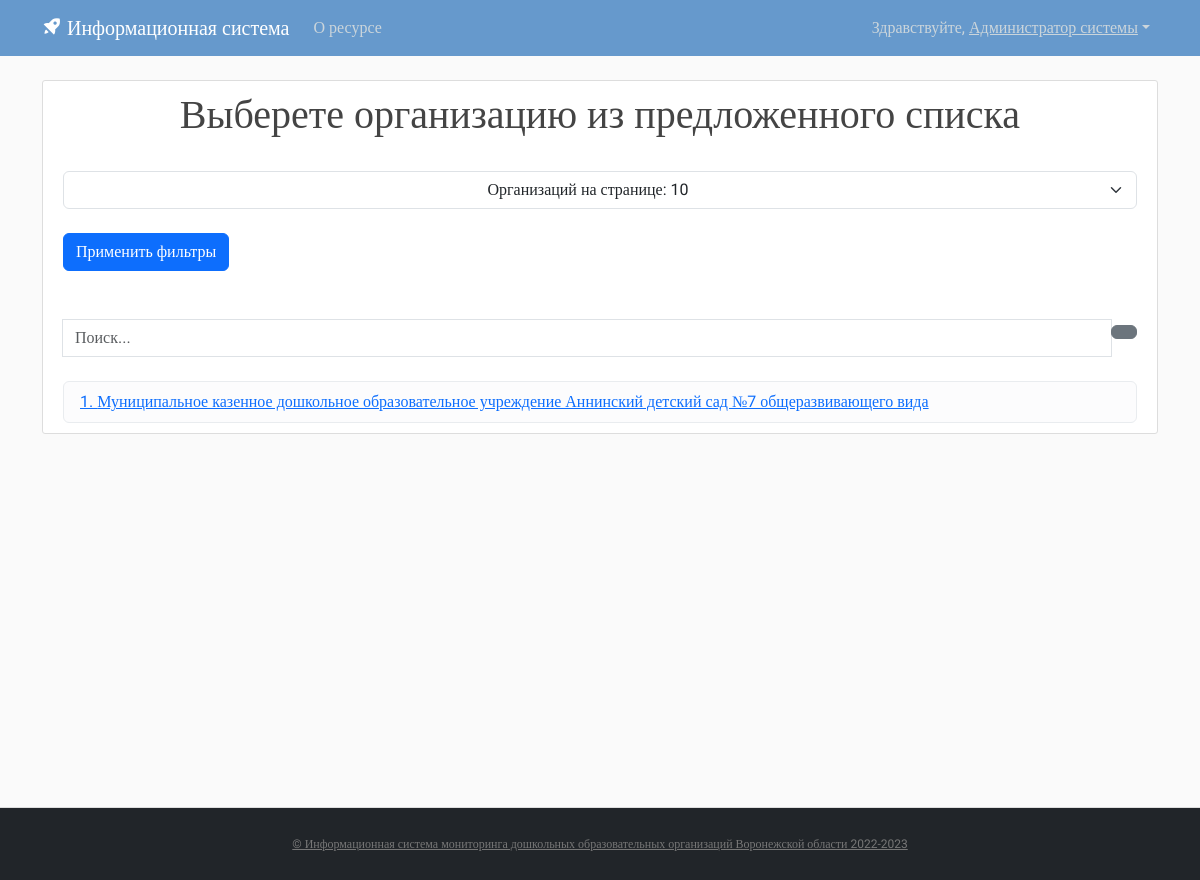
Page /lk/ (signed in) on the earlier database version.
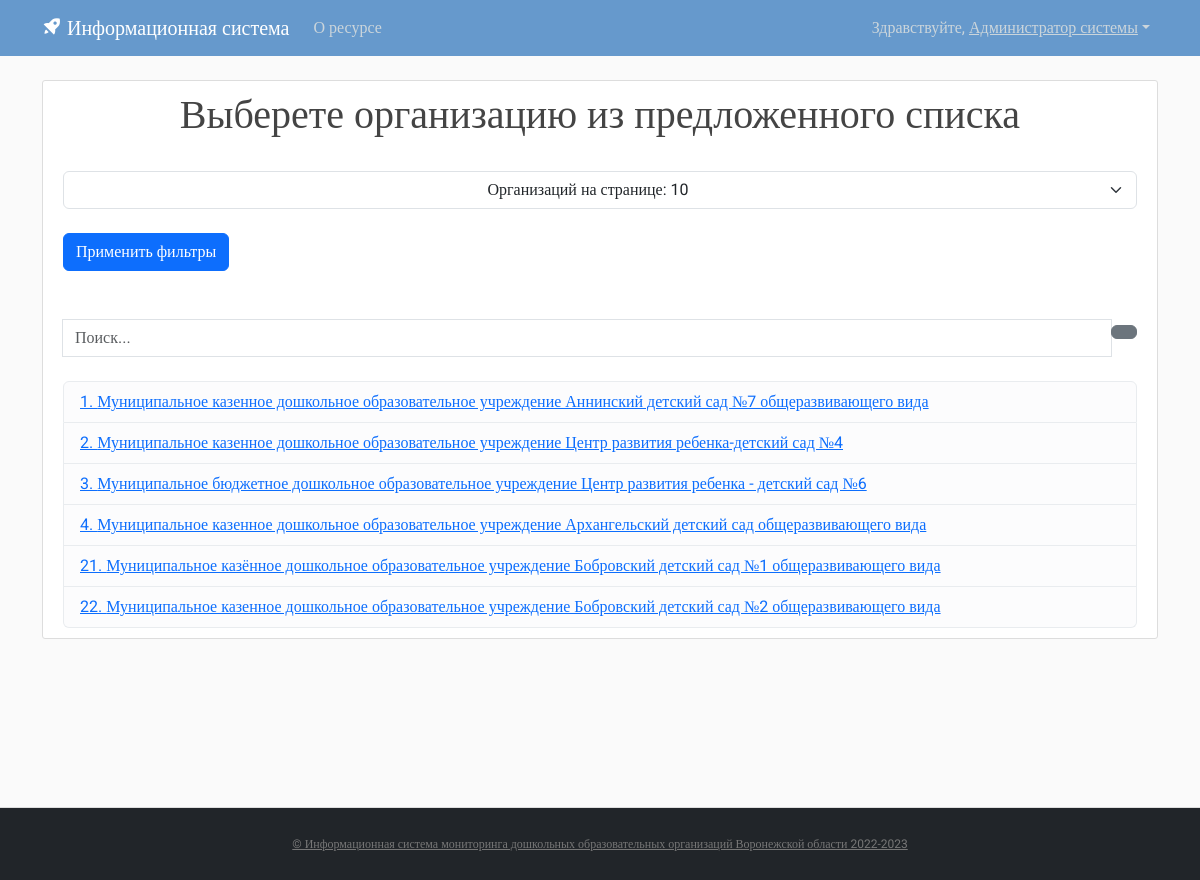
Same page on the later database version.
### myapp/models.py (models this page shows, shortened)
class BuildDocs(models.Model):
    user = models.ForeignKey(User, on_delete=models.CASCADE, verbose_name='Пользователь')
    build = models.ForeignKey(Builds, on_delete=models.CASCADE, verbose_name='Организация')
    def __str__(self):
        return self.build.name
    class Meta:
        verbose_name_plural = 'Права доступа пользователей к организациям'
        verbose_name = 'право доступа'

class Builds(models.Model):
    id_reg = models.ForeignKey(Regions, on_delete=models.CASCADE, verbose_name='Регион')
    name = models.TextField(max_length=300, verbose_name='Наименование оганизации')
    adres = models.TextField(max_length=300, blank=True, verbose_name='Юридический адрес')
    logo = models.ImageField(blank=True, verbose_name='Логотип', upload_to='images/')
    FIO = models.CharField(max_length=300, blank=True, verbose_name='ФИО руководителя')
    telephone = models.CharField(max_length=300, blank=True, null=True, verbose_name='Телефон')
    email = models.CharField(max_length=300, blank=True, null=True, verbose_name='Адрес электронной почты')
    site = models.CharField(max_length=300, blank=True, null=True, verbose_name='Адрес сайта организации')
    workers = models.IntegerField(blank=True, null=True, verbose_name='Количество педогогических работников')
    students = models.IntegerField(blank=True, null=True, verbose_name='Количество учеников')
    link = models.FileField(upload_to='docs/', verbose_name='Документ', default='docs/default/template.xlsx')
    class Meta:
        verbose_name_plural = 'Организации Воронежской области'
        verbose_name = 'Организацию'

### myapp/views.py (the view, shortened to what this page needs)
# urls.py: path('lk/', views.lk, name='lk'),
@login_required
def lk(request):
    query = request.GET.get('q')
    if query is None:
        query = ""
    if request.user.username == 'admin':
        if query is None:
            buildsuser = BuildDocs.objects.select_related('build').all().order_by('build_id')
        else:
            buildsuser = BuildDocs.objects.select_related('build').filter(
                Q(build__id__icontains=query) | Q(build__name__icontains=query)
            ).order_by('build_id')
    v_data = [
        5,
        10,
        15,
        20,
        25,
        30,
        35,
        40,
        45,
        50
    ]
    default_page = 1
    page = request.GET.get('page', default_page)
    v = request.GET.get('v')
    if (v is None) or (v == ''):
        v = 10
    else:
        v = int(v)
    items_per_page = v
    paginator = Paginator(buildsuser, items_per_page)
    try:
        items_page = paginator.page(page)
    except PageNotAnInteger:
        items_page = paginator.page(default_page)
    except EmptyPage:
        items_page = paginator.page(paginator.num_pages)
    context = {'builds': buildsuser, 'query': query, "items_page": items_page, 'v': v, 'v_data': v_data}
    return render(request, 'blog/lk.html', context)

### myapp/templates/blog/lk.html (shortened to what this page needs)
{% extends "blog/baselk.html" %}
{% load static %}
{% load bootstrap_icons %}
{% block content %}
<article class="media content-section">
    <div class="media-body">
        <h1 align="center">Выберете организацию из предложенного списка</h1><br>
        <form action="{% url 'lk' %}" method="get">
            <select class="form-select" name="v" style="text-align: center;">
                {% for vs in v_data %}
                    {% if vs == v %}
                        <option value="{{vs}}" selected>Организаций на странице: {{vs}}</option>
                    {% else %}
                        <option value="{{vs}}">Организаций на странице: {{vs}}</option>
                    {% endif %}
                {%endfor%}
            </select>
            <br>
            <div class="input-group-append">
                <button type="submit" class="btn btn-primary">Применить фильтры</button>
            </div>
            <br><br>
            <div class="input-group">
                <input name="q" type="text" placeholder="Поиск..." class="form-control" id="search" value = {{query}}>
                <div class="input-group-append">
                    <button type="submit" class="btn btn-secondary"></button>
                </div>
            </div>
</form>
        <br>
{% if items_page %}
        <ul class="list-group">
    {% for item in items_page %}
                <li class="list-group-item list-group-item-light"> <a href="{% url 'redact_data' item.build.id %}" class="text-primary">{{item.build.id}}. {{item }}</a></li>
    {% endfor %}
 </ul>
{% else %}
    <p>Извините, по вашему запросу ничего не найдено.</p>
{% endif %}
    </div>
</article>
{% endblock content %}

Differences in the rows shown:
added BuildDocs: build.id "2", build.name "Муниципальное казенное дошкольное образовательное учреждение Центр развития ребенка-детский сад №4"
added BuildDocs: build.id "3", build.name "Муниципальное бюджетное дошкольное образовательное учреждение Центр развития ребенка - детский сад №6"
added BuildDocs: build.id "4", build.name "Муниципальное казенное дошкольное образовательное учреждение Архангельский детский сад общеразвивающего вида"
added BuildDocs: build.id "21", build.name "Муниципальное казённое дошкольное образовательное учреждение Бобровский детский сад №1 общеразвивающего вида"
added BuildDocs: build.id "22", build.name "Муниципальное казенное дошкольное образовательное учреждение Бобровский детский сад №2 общеразвивающего вида"
